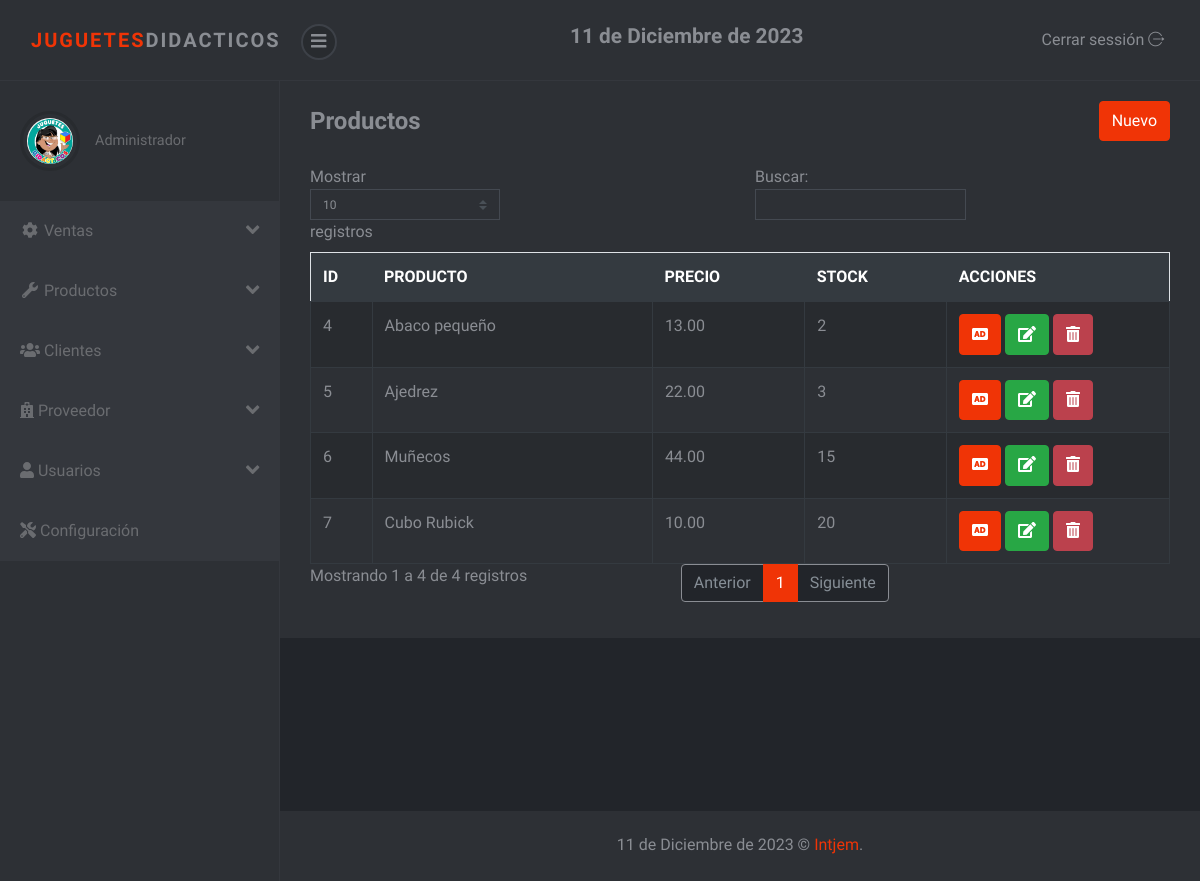
/sistema/lista_productos.php (signed in), run on the app's committed database.
### tables this page shows
CREATE TABLE `producto` (
  `codproducto` int NOT NULL,
  `codigo` varchar(20) NOT NULL,
  `descripcion` varchar(200) NOT NULL,
  `proveedor` int NOT NULL,
  `precio` decimal(10,2) NOT NULL,
  `existencia` int NOT NULL,
  `usuario_id` int NOT NULL
);

### sistema/lista_productos.php (the view)
<?php include_once "includes/header.php"; ?>
<div class="container-fluid">
	<div class="d-sm-flex align-items-center justify-content-between mb-4">
		<h1 class="h3 mb-0 text-gray-800">Productos</h1>
		<a href="registro_producto.php" class="btn btn-primary">Nuevo</a>
	</div>
	<div class="row">
		<div class="col-lg-12">
			<div class="table-responsive">
				<table class="table table-striped table-bordered" id="table">
					<thead class="thead-dark">
						<tr>
							<th>ID</th>
							<th>PRODUCTO</th>
							<th>PRECIO</th>
							<th>STOCK</th>
							<?php if ($_SESSION['rol'] == 1) { ?>
							<th>ACCIONES</th>
							<?php } ?>
						</tr>
					</thead>
					<tbody>
						<?php
						include "../conexion.php";
						$query = mysqli_query($conexion, "SELECT * FROM producto");
						$result = mysqli_num_rows($query);
						if ($result > 0) {
							while ($data = mysqli_fetch_assoc($query)) { ?>
								<tr>
									<td><?php echo $data['codproducto']; ?></td>
									<td><?php echo $data['descripcion']; ?></td>
									<td><?php echo $data['precio']; ?></td>
									<td><?php echo $data['existencia']; ?></td>
										<?php if ($_SESSION['rol'] == 1) { ?>
									<td>
										<a href="agregar_producto.php?id=<?php echo $data['codproducto']; ?>" class="btn btn-primary"><i class='fas fa-audio-description'></i></a>
										<a href="editar_producto.php?id=<?php echo $data['codproducto']; ?>" class="btn btn-success"><i class='fas fa-edit'></i></a>
										<form action="eliminar_producto.php?id=<?php echo $data['codproducto']; ?>" method="post" class="confirmar d-inline">
											<button class="btn btn-danger" type="submit"><i class='fas fa-trash-alt'></i> </button>
										</form>
									</td>
										<?php } ?>
								</tr>
						<?php }
						} ?>
					</tbody>
				</table>
			</div>
		</div>
	</div>
</div>
<?php include_once "includes/footer.php"; ?>

### sistema/css/style.violet.css (style rules this page uses)
body { position: relative; }
a { -webkit-transition: all 0.3s; transition: all 0.3s; display: inline-block; }
button { cursor: pointer; }
button, input[type='submit'] { cursor: pointer; font-family: inherit; font-weight: 300 !important; }
.table { margin-bottom: 0; color: #8a8d93; }
.table td, .table th { border-color: #343a40; }
.table thead th { border: none; }
.table-striped tbody tr { -webkit-transition: all 0.3s; transition: all 0.3s; }
.table-striped tbody tr:nth-of-type(odd) { background-color: #282b2f; }
.table-bordered td, .table-bordered th { border-color: #343a40; }
.btn { font-weight: 400; border: 1px solid transparent; padding: 0.45rem 0.75rem; font-size: 1rem; line-height: 1.5; border-radius: 0.25rem; -webkit-transition: color 0.15s ease-in-out, background-color 0.15s ease-in-out, border-color 0.15s ease-in-out, -webkit-box-shadow 0.15s ease-in-out; transition: color 0.15s ease-in-out, background-color 0.15s ease-in-out, border-color 0.15s ease-in-out, -webkit-box-shadow 0.15s ease-in-out; transition: color 0.15s ease-in-out, background-color 0.15s ease-in-out, border-color 0.15s ease-in-out, box-shadow 0.15s ease-in-out; transition: color 0.15s ease-in-out, background-color 0.15s ease-in-out, border-color 0.15s ease-in-out, box-shadow 0.15s ease-in-out, -webkit-box-shadow 0.15s ease-in-out; }
.btn-primary { color: color-yiq(#f03406); background-color: #f03406; border-color: #f03406; }
.btn-success { color: color-yiq(#28a745); background-color: #28a745; border-color: #28a745; }
.btn-danger { color: color-yiq(#bb414d); background-color: #bb414d; border-color: #bb414d; }
body { font-family: "Muli", sans-serif; font-size: 1rem; font-weight: 400; line-height: 1.5; color: #8a8d93; background-color: #fff; }
a { color: #f03406; text-decoration: none; }
h1, h2, h3, h4, h5, h6, .h1, .h2, .h3, .h4, .h5, .h6 { margin-bottom: 0.5rem; font-family: inherit; font-weight: 700; line-height: 1.2; color: inherit; }
h1, .h1 { font-size: 2.5rem; }
h3, .h3 { font-size: 1.5rem; }

### data on the page
producto: codproducto "4", descripcion "Abaco pequeño", precio "13.00", existencia "2"
producto: codproducto "5", descripcion "Ajedrez", precio "22.00", existencia "3"
producto: codproducto "6", descripcion "Muñecos", precio "44.00", existencia "15"
producto: codproducto "7", descripcion "Cubo Rubick", precio "10.00", existencia "20"

### other printed values
fechaPeru() "11 de Diciembre de 2023"
